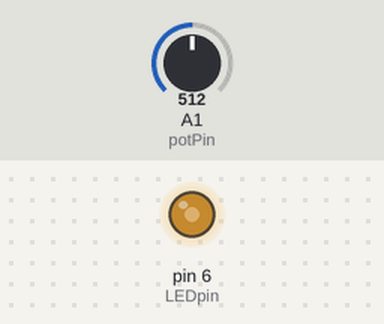
The sketch below on a simulated Arduino Uno, built with avr-gcc and run on an emulated ATmega328P. On the bench: output pins drawn as LEDs (lit = HIGH). Inputs (shaded band) come from the test bench; at power-on: A1 (potPin) = 512. What the sketch prints to the serial monitor is not drawn.

Above: at 1.2 s.
1.3 s: A1 (potPin) set to 716
At 2.5 s:
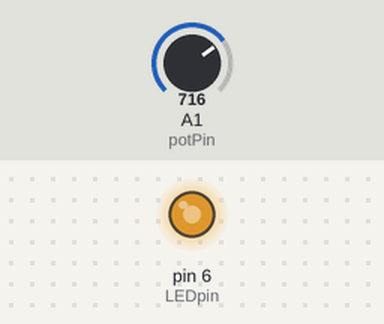
2.8 s: A1 (potPin) set to 900
At 3.8 s:
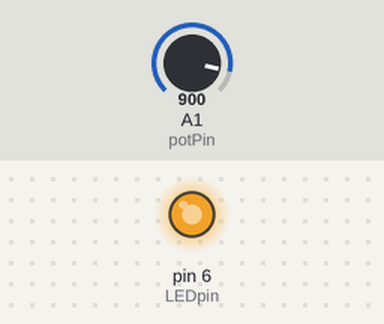
4.3 s: A1 (potPin) set to 122
At 4.8 s:
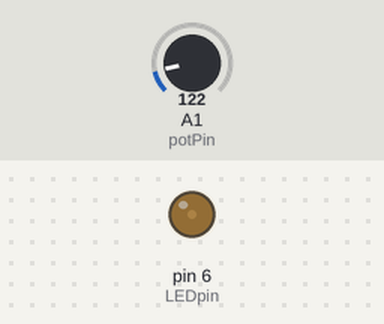
5.8 s: A1 (potPin) set to 0
At 7.0 s:
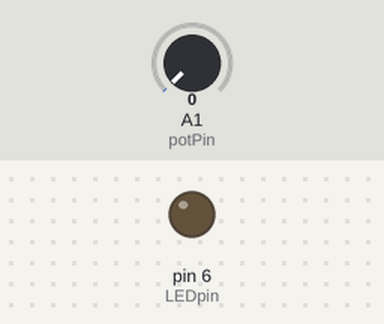
7.3 s: A1 (potPin) set to 511
At 8.3 s:
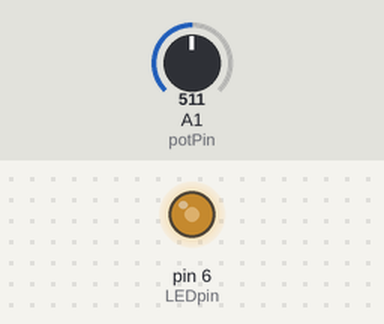
Timing chart, 0 to 9.8 s (numbered marks = the images above; inputs shaded):
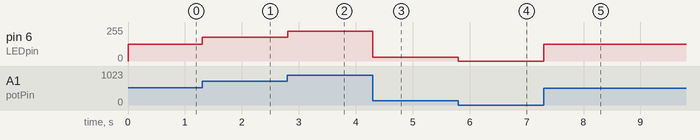

Measured:
- after the input at 1.3 s, pin 6 (LEDpin): 127/255 → 178/255 at once
- after the input at 2.8 s, pin 6 (LEDpin): 178/255 → 224/255 at once
- after the input at 4.3 s, pin 6 (LEDpin): 224/255 → 30/255 at once
- after the input at 5.8 s, pin 6 (LEDpin): 30/255 → 0/255 at once
- after the input at 7.3 s, pin 6 (LEDpin): 0/255 → 127/255 at once

The sketch:

daring_vihelmo_lahdi1.ino
```cpp
int potPin=A1;
  int LEDpin=6;
int potVal;
float LEDVal;

void setup()
{
  pinMode(potPin, INPUT);
  pinMode(LEDpin, OUTPUT);
  Serial.begin(9600);


}

void loop()
{
  potVal= analogRead(potPin);
  LEDVal=(255./1023.)*potVal;
  analogWrite(LEDpin, LEDVal);
  Serial.print(LEDVal);

}
```
